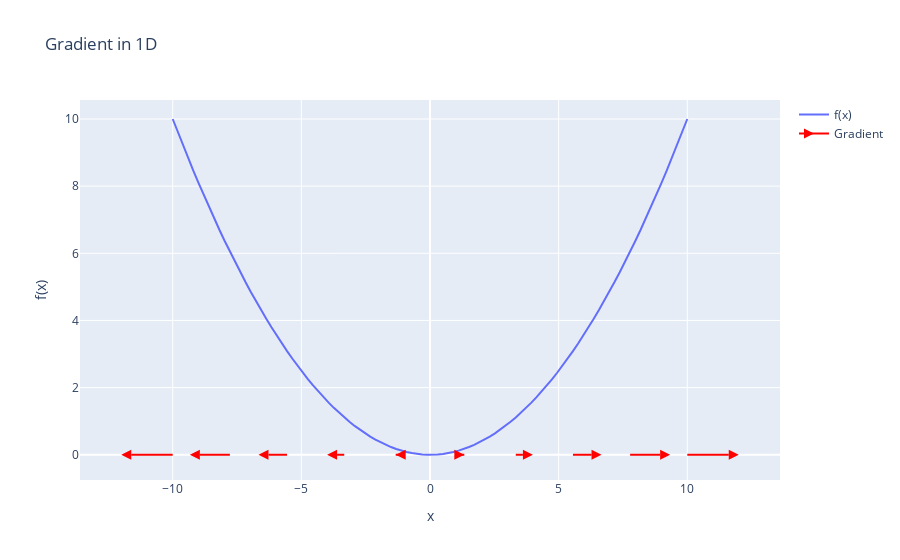

The notebook cell this image was saved under:
### Code cell
plot_gradient_1d(f, df, x=np.linspace(-10, 10, 100), n=10)

### Figure 1 — Plotly figure (JSON) as saved in the notebook; plotly's stock layout.template omitted (floating-point values rounded to 4 significant figures)
{"data": [{"mode": "lines", "name": "f(x)", "type": "scatter", "x": [-10.0, -9.798, -9.596, -9.394, -9.192, -8.99, -8.788, -8.586, -8.384, -8.182, -7.98, -7.778, -7.576, -7.374, -7.172, -6.97, -6.768, -6.566, -6.364, -6.162, -5.96, -5.758, -5.556, -5.354, -5.152, -4.949, -4.747, -4.545, -4.343, -4.141, -3.939, -3.737, -3.535, -3.333, -3.131, -2.929, -2.727, -2.525, -2.323, -2.121, -1.919, -1.717, -1.515, -1.313, -1.111, -0.9091, -0.7071, -0.5051, -0.303, -0.101, 0.101, 0.303, 0.5051, 0.7071, 0.9091, 1.111, 1.313, 1.515, 1.717, 1.919, 2.121, 2.323, 2.525, 2.727, 2.929, 3.131, 3.333, 3.535, 3.737, 3.939, 4.141, 4.343, 4.545, 4.747, 4.949, 5.152, 5.354, 5.556, 5.758, 5.96, 6.162, 6.364, 6.566, 6.768, 6.97, 7.172, 7.374, 7.576, 7.778, 7.98, 8.182, 8.384, 8.586, 8.788, 8.99, 9.192, 9.394, 9.596, 9.798, 10.0], "y": [10.0, 9.6, 9.208, 8.825, 8.449, 8.082, 7.723, 7.372, 7.029, 6.694, 6.368, 6.049, 5.739, 5.437, 5.143, 4.858, 4.58, 4.311, 4.05, 3.797, 3.552, 3.315, 3.086, 2.866, 2.654, 2.45, 2.254, 2.066, 1.887, 1.715, 1.552, 1.397, 1.25, 1.111, 0.9805, 0.8581, 0.7438, 0.6377, 0.5397, 0.45, 0.3683, 0.2949, 0.2296, 0.1724, 0.1235, 0.08264, 0.04999, 0.02551, 0.009183, 0.00102, 0.00102, 0.009183, 0.02551, 0.04999, 0.08264, 0.1235, 0.1724, 0.2296, 0.2949, 0.3683, 0.45, 0.5397, 0.6377, 0.7438, 0.8581, 0.9805, 1.111, 1.25, 1.397, 1.552, 1.715, 1.887, 2.066, 2.254, 2.45, 2.654, 2.866, 3.086, 3.315, 3.552, 3.797, 4.05, 4.311, 4.58, 4.858, 5.143, 5.437, 5.739, 6.049, 6.368, 6.694, 7.029, 7.372, 7.723, 8.082, 8.449, 8.825, 9.208, 9.6, 10.0]}, {"marker": {"angleref": "previous", "color": "red", "size": 10, "symbol": "arrow-bar-up"}, "mode": "markers+lines", "name": "Gradient", "showlegend": true, "type": "scatter", "x": [-10, -12], "y": [0, 0]}, {"marker": {"angleref": "previous", "color": "red", "size": 10, "symbol": "arrow-bar-up"}, "mode": "markers+lines", "name": "Gradient", "showlegend": false, "type": "scatter", "x": [-7.778, -9.333], "y": [0, 0]}, {"marker": {"angleref": "previous", "color": "red", "size": 10, "symbol": "arrow-bar-up"}, "mode": "markers+lines", "name": "Gradient", "showlegend": false, "type": "scatter", "x": [-5.556, -6.667], "y": [0, 0]}, {"marker": {"angleref": "previous", "color": "red", "size": 10, "symbol": "arrow-bar-up"}, "mode": "markers+lines", "name": "Gradient", "showlegend": false, "type": "scatter", "x": [-3.333, -4.0], "y": [0, 0]}, {"marker": {"angleref": "previous", "color": "red", "size": 10, "symbol": "arrow-bar-up"}, "mode": "markers+lines", "name": "Gradient", "showlegend": false, "type": "scatter", "x": [-1.111, -1.333], "y": [0, 0]}, {"marker": {"angleref": "previous", "color": "red", "size": 10, "symbol": "arrow-bar-up"}, "mode": "markers+lines", "name": "Gradient", "showlegend": false, "type": "scatter", "x": [1.111, 1.333], "y": [0, 0]}, {"marker": {"angleref": "previous", "color": "red", "size": 10, "symbol": "arrow-bar-up"}, "mode": "markers+lines", "name": "Gradient", "showlegend": false, "type": "scatter", "x": [3.333, 4.0], "y": [0, 0]}, {"marker": {"angleref": "previous", "color": "red", "size": 10, "symbol": "arrow-bar-up"}, "mode": "markers+lines", "name": "Gradient", "showlegend": false, "type": "scatter", "x": [5.556, 6.667], "y": [0, 0]}, {"marker": {"angleref": "previous", "color": "red", "size": 10, "symbol": "arrow-bar-up"}, "mode": "markers+lines", "name": "Gradient", "showlegend": false, "type": "scatter", "x": [7.778, 9.333], "y": [0, 0]}, {"marker": {"angleref": "previous", "color": "red", "size": 10, "symbol": "arrow-bar-up"}, "mode": "markers+lines", "name": "Gradient", "showlegend": false, "type": "scatter", "x": [10, 12], "y": [0, 0]}], "layout": {"title": {"text": "Gradient in 1D"}, "xaxis": {"title": {"text": "x"}}, "yaxis": {"title": {"text": "f(x)"}}}}
